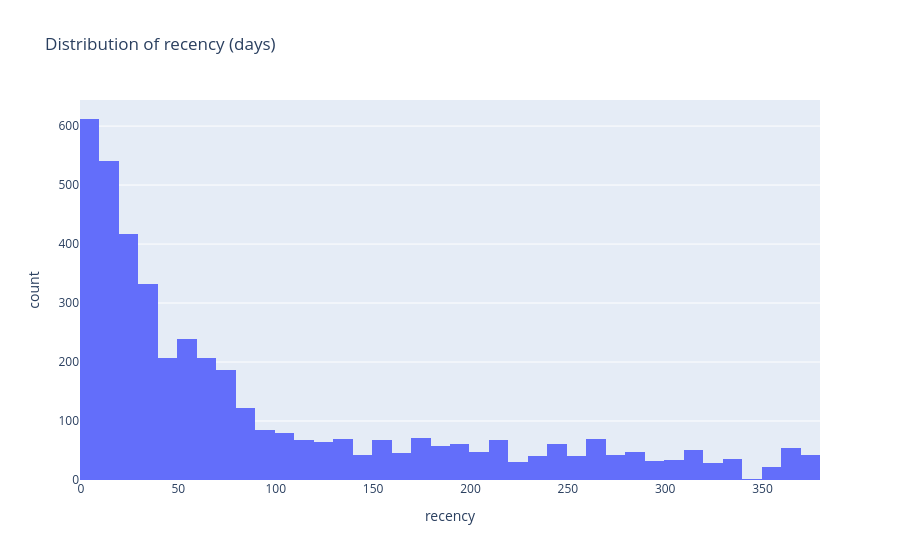
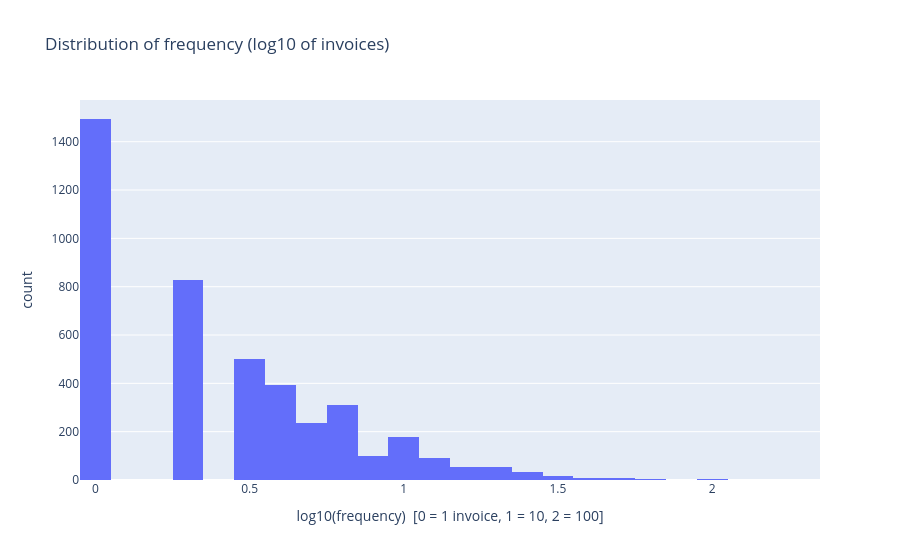
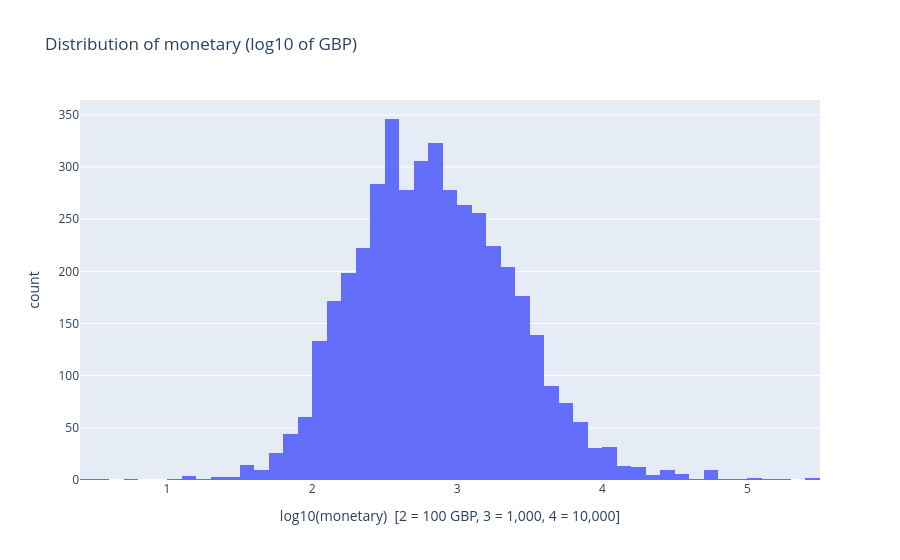
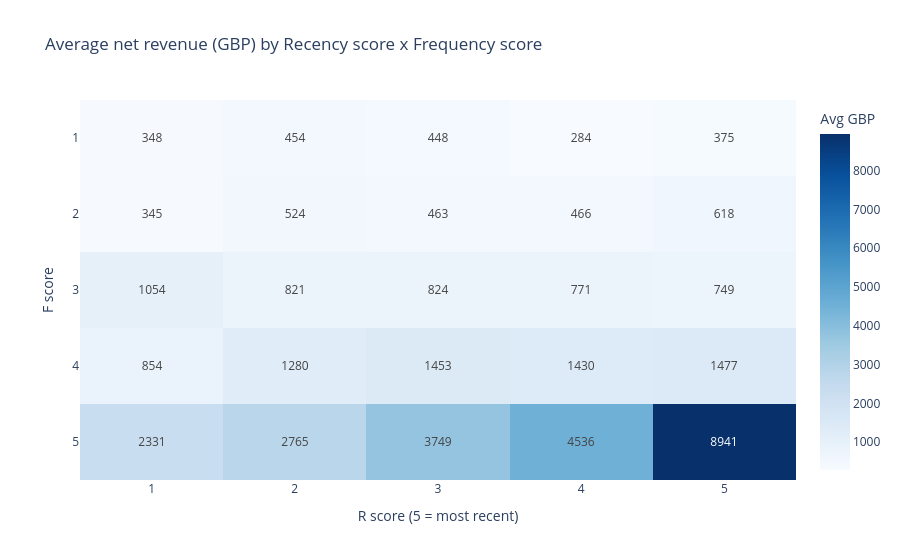

The notebook cell these images were saved under, in order:
### Markdown cell above
## 10. RFM Visualization & Interpretation

Score distributions, the Recency x Frequency relationship, and the revenue share of each score group.

### Code cell
# Revenue share by score
for col in ["R", "F", "M"]:
    share = rfm.groupby(col)["monetary"].sum() / rfm["monetary"].sum()
    print(f"\nShare of net revenue by {col} score:")
    print(share.round(3).to_string())

# 1) Raw distributions (log10 computed manually for skewed variables)
rfm["log10_frequency"] = np.log10(rfm["frequency"])
rfm["log10_monetary"] = np.log10(rfm["monetary"])

fig = px.histogram(rfm, x="recency", nbins=50, title="Distribution of recency (days)")
fig.show()

fig = px.histogram(rfm, x="log10_frequency", nbins=40,
                   title="Distribution of frequency (log10 of invoices)",
                   labels={"log10_frequency": "log10(frequency)  [0 = 1 invoice, 1 = 10, 2 = 100]"})
fig.show()

fig = px.histogram(rfm, x="log10_monetary", nbins=50,
                   title="Distribution of monetary (log10 of GBP)",
                   labels={"log10_monetary": "log10(monetary)  [2 = 100 GBP, 3 = 1,000, 4 = 10,000]"})
fig.show()

# 2) Heatmap: average monetary by R x F
heat = rfm.pivot_table(index="F", columns="R", values="monetary", aggfunc="mean").sort_index(ascending=False)
fig = px.imshow(heat, text_auto=".0f", aspect="auto", color_continuous_scale="Blues",
                title="Average net revenue (GBP) by Recency score x Frequency score",
                labels={"x": "R score (5 = most recent)", "y": "F score", "color": "Avg GBP"})
fig.show()

# 3) Revenue share by RFM_Sum
by_sum = rfm.groupby("RFM_Sum").agg(customers=("CustomerID", "size"), revenue=("monetary", "sum")).reset_index()
by_sum["revenue_share"] = by_sum["revenue"] / by_sum["revenue"].sum()
fig = px.bar(by_sum, x="RFM_Sum", y="revenue_share",
             title="Share of net revenue by RFM sum (3 = worst, 15 = best)",
             labels={"revenue_share": "Revenue share"})
fig.update_yaxes(tickformat=".0%")
fig.show()

# 4) Top 10 RFM strings by revenue share
top = rfm.groupby("RFM_Score").agg(customers=("CustomerID", "size"), revenue=("monetary", "sum"),
                                   median_recency=("recency", "median")).reset_index()
top["revenue_share"] = top["revenue"] / top["revenue"].sum()
print("\nTop 10 RFM strings by revenue share:")
print(top.nlargest(10, "revenue_share").round(3).to_string(index=False))

### Figure 1 — Plotly figure (JSON) as saved in the notebook; plotly's stock layout.template omitted (floating-point values rounded to 4 significant figures; data arrays with more than 128 entries replaced by an {"elided": "..."} marker saying what was removed)
{"data": [{"bingroup": "x", "hovertemplate": "recency=%{x}<br>count=%{y}<extra></extra>", "legendgroup": "", "marker": {"color": "#636efa", "pattern": {"shape": ""}}, "name": "", "nbinsx": 50, "orientation": "v", "showlegend": false, "type": "histogram", "x": {"elided": "4320 int values"}, "xaxis": "x", "yaxis": "y"}], "layout": {"barmode": "relative", "legend": {"tracegroupgap": 0}, "title": {"text": "Distribution of recency (days)"}, "xaxis": {"anchor": "y", "domain": [0, 1], "title": {"text": "recency"}}, "yaxis": {"anchor": "x", "domain": [0, 1], "title": {"text": "count"}}}}

### Figure 2 — Plotly figure (JSON) as saved in the notebook; plotly's stock layout.template omitted (floating-point values rounded to 4 significant figures; data arrays with more than 128 entries replaced by an {"elided": "..."} marker saying what was removed)
{"data": [{"bingroup": "x", "hovertemplate": "log10(frequency)  [0 = 1 invoice, 1 = 10, 2 = 100]=%{x}<br>count=%{y}<extra></extra>", "legendgroup": "", "marker": {"color": "#636efa", "pattern": {"shape": ""}}, "name": "", "nbinsx": 40, "orientation": "v", "showlegend": false, "type": "histogram", "x": {"elided": "4320 float values"}, "xaxis": "x", "yaxis": "y"}], "layout": {"barmode": "relative", "legend": {"tracegroupgap": 0}, "title": {"text": "Distribution of frequency (log10 of invoices)"}, "xaxis": {"anchor": "y", "domain": [0, 1], "title": {"text": "log10(frequency)  [0 = 1 invoice, 1 = 10, 2 = 100]"}}, "yaxis": {"anchor": "x", "domain": [0, 1], "title": {"text": "count"}}}}

### Figure 3 — Plotly figure (JSON) as saved in the notebook; plotly's stock layout.template omitted (floating-point values rounded to 4 significant figures; data arrays with more than 128 entries replaced by an {"elided": "..."} marker saying what was removed)
{"data": [{"bingroup": "x", "hovertemplate": "log10(monetary)  [2 = 100 GBP, 3 = 1,000, 4 = 10,000]=%{x}<br>count=%{y}<extra></extra>", "legendgroup": "", "marker": {"color": "#636efa", "pattern": {"shape": ""}}, "name": "", "nbinsx": 50, "orientation": "v", "showlegend": false, "type": "histogram", "x": {"elided": "4320 float values"}, "xaxis": "x", "yaxis": "y"}], "layout": {"barmode": "relative", "legend": {"tracegroupgap": 0}, "title": {"text": "Distribution of monetary (log10 of GBP)"}, "xaxis": {"anchor": "y", "domain": [0, 1], "title": {"text": "log10(monetary)  [2 = 100 GBP, 3 = 1,000, 4 = 10,000]"}}, "yaxis": {"anchor": "x", "domain": [0, 1], "title": {"text": "count"}}}}

### Figure 4 — Plotly figure (JSON) as saved in the notebook; plotly's stock layout.template omitted (floating-point values rounded to 4 significant figures)
{"data": [{"coloraxis": "coloraxis", "hovertemplate": "R score (5 = most recent): %{x}<br>F score: %{y}<br>Avg GBP: %{z}<extra></extra>", "name": "0", "texttemplate": "%{z:.0f}", "type": "heatmap", "x": [1, 2, 3, 4, 5], "xaxis": "x", "y": [5, 4, 3, 2, 1], "yaxis": "y", "z": [[2331.0, 2765.0, 3749.0, 4536.0, 8941.0], [854.4, 1280.0, 1453.0, 1430.0, 1477.0], [1054.0, 821.4, 824.2, 771.4, 748.7], [345.1, 523.5, 463.4, 466.0, 618.1], [347.8, 453.9, 448.3, 284.1, 374.9]]}], "layout": {"coloraxis": {"colorbar": {"title": {"text": "Avg GBP"}}, "colorscale": [[0, "rgb(247,251,255)"], [0.125, "rgb(222,235,247)"], [0.25, "rgb(198,219,239)"], [0.375, "rgb(158,202,225)"], [0.5, "rgb(107,174,214)"], [0.625, "rgb(66,146,198)"], [0.75, "rgb(33,113,181)"], [0.875, "rgb(8,81,156)"], [1, "rgb(8,48,107)"]]}, "title": {"text": "Average net revenue (GBP) by Recency score x Frequency score"}, "xaxis": {"anchor": "y", "domain": [0, 1], "title": {"text": "R score (5 = most recent)"}}, "yaxis": {"anchor": "x", "autorange": "reversed", "domain": [0, 1], "title": {"text": "F score"}}}}
